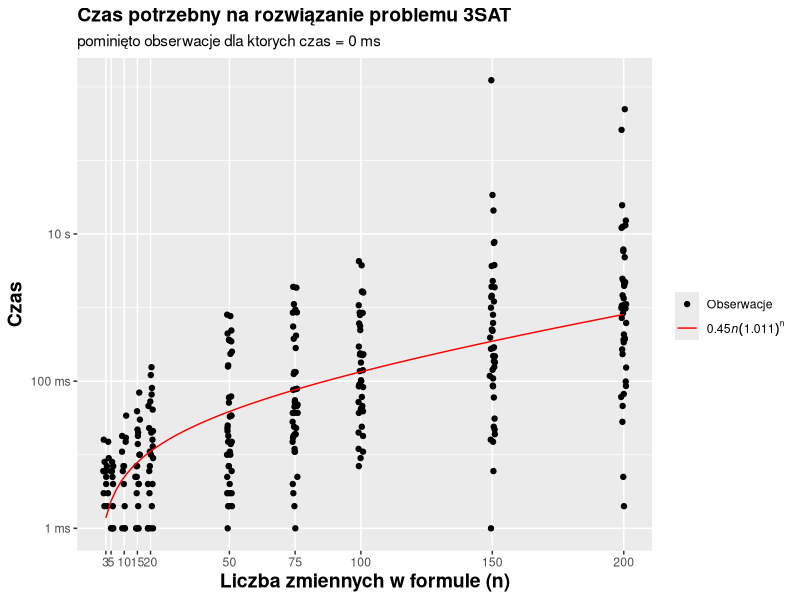

Reproduce this figure in R.
library(magrittr)

table <- read.csv2("./dane/results.csv")

table$result <- as.logical(table$result)

my_tibble <- tibble::tibble(table) %>% 
  dplyr::filter(timeMs > 0) # Usuwam te, co nie daja zadnej informacji, bo byly zbyt krotkie

summary(my_tibble)


lm(log10(timeMs) - log10(variables) ~ variables, data = my_tibble)

a_log10 <- -0.350414
c_log10 <- 0.004781

time_estimate <- function(n, a_log10 = -0.350414, c_log10 = 0.004781){
  (10^a_log10)*n*((10^c_log10)^n)
}

time_estimate(c(100, 200))


g <- my_tibble %>% 
  ggplot2::ggplot(ggplot2::aes(variables, timeMs)) +
  ggplot2::geom_jitter(ggplot2::aes(color = "Data Points"), width = 1) +
  ggplot2::scale_y_log10(breaks = c(1, 100, 10000), labels = c("1 ms", "100 ms", "10 s")) +
  ggplot2::scale_x_continuous(breaks = unique(my_tibble$variables)) +
  ggplot2::geom_function(ggplot2::aes(color = "Time Estimate"), fun = time_estimate) +
  ggplot2::ggtitle("Czas potrzebny na rozwiązanie problemu 3SAT") +
  ggplot2::xlab("Liczba zmiennych w formule (n)") + ggplot2::ylab("Czas") +
  ggplot2::labs(colour = "", subtitle = "pominięto obserwacje dla ktorych czas = 0 ms") +
  ggplot2::scale_color_manual(
    labels = c("Obserwacje",
               expression(0.45 * italic("n") * (1.011)^n)),
    values = c("black", "red")
  ) +
  ggplot2::theme(
    plot.title = ggplot2::element_text(size=14, face="bold"),
    axis.title.x = ggplot2::element_text(size=14, face="bold"),
    axis.title.y = ggplot2::element_text(size=14, face="bold"),
    panel.grid.minor.x = ggplot2::element_blank()
  )

g

ggplot2::ggsave("wykres_czasu.png", g, width = 11, height = 5)



# Wielkosc

# najdluzej liczacy sie problem
my_tibble[my_tibble$timeMs > 1231840,]

median(my_tibble[my_tibble$variables == 150,]$timeMs)
median(my_tibble[my_tibble$variables == 200,]$timeMs)






